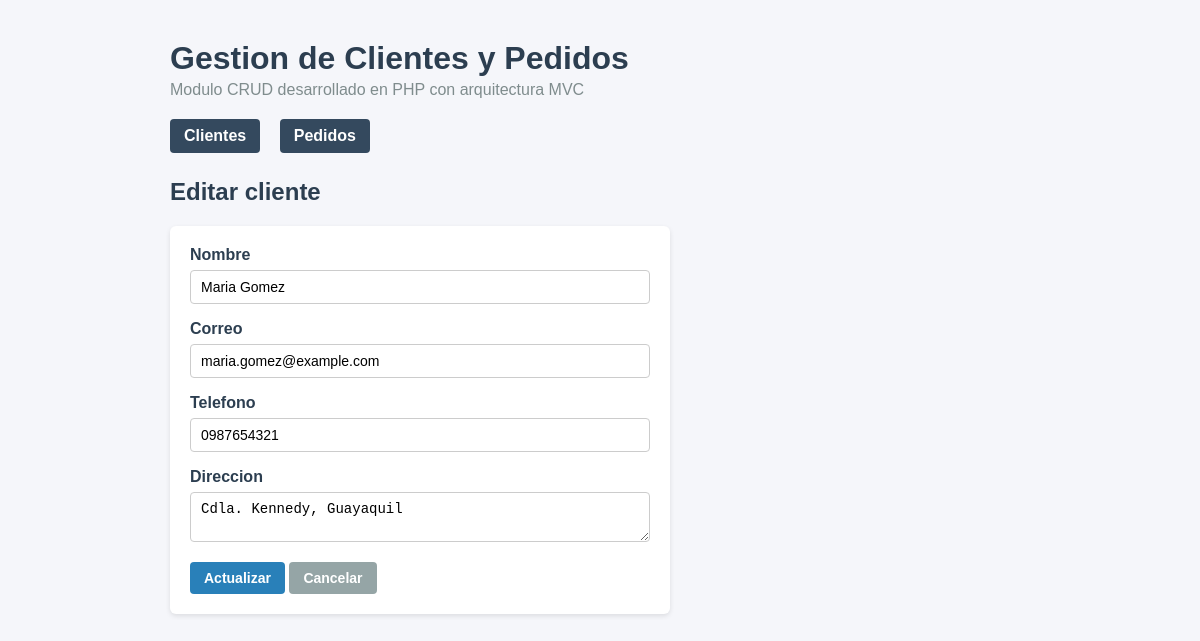
Screenshot of /index.php?controlador=cliente&accion=editar&id=2 with the database file from the repository.
### tables this page shows
CREATE TABLE IF NOT EXISTS clientes (
    id INT AUTO_INCREMENT PRIMARY KEY,
    nombre VARCHAR(100) NOT NULL,
    correo VARCHAR(150) NOT NULL UNIQUE,
    telefono VARCHAR(20) NOT NULL,
    direccion VARCHAR(200) NOT NULL,
    created_at TIMESTAMP DEFAULT CURRENT_TIMESTAMP
);

### app/controllers/ClienteController.php (called while the page is built, shortened)
<?php
require_once __DIR__ . '/../../config/conexion.php';
require_once __DIR__ . '/../models/Cliente.php';
class ClienteController
{
    private $modelo;
    public function __construct($pdo)
    {
        $this->modelo = new Cliente($pdo);
    }
    public function editar()
    {
        $id = (int) ($_GET['id'] ?? 0);
        $cliente = $this->modelo->obtenerPorId($id);
        $errores = [];
        $datos = $cliente;
        require __DIR__ . '/../views/clientes/editar.php';
    }
}

### public/index.php (called while the page is built, shortened)
<?php
require_once __DIR__ . '/../config/conexion.php';
require_once __DIR__ . '/../app/controllers/ClienteController.php';
require_once __DIR__ . '/../app/controllers/PedidoController.php';
$accion = $_GET['accion'] ?? 'listar';
$instancia = new $clase($pdo);
$metodo = $accion === 'listar' ? 'index' : $accion;
$instancia->$metodo();

### app/models/Cliente.php (called while the page is built, shortened)
<?php
class Cliente
{
    private $pdo;
    public function __construct($pdo)
    {
        $this->pdo = $pdo;
    }
    public function obtenerPorId($id)
    {
        $stmt = $this->pdo->prepare("SELECT * FROM clientes WHERE id = ?");
        $stmt->execute([$id]);
        $cliente = $stmt->fetch(PDO::FETCH_ASSOC);
        return $cliente ?: null;
    }
}

### app/views/clientes/editar.php (the view, shortened to what this page needs)
<?php require __DIR__ . '/../partials/cabecera.php'; ?>
<h2>Editar cliente</h2>
<form class="formulario" id="form-cliente" method="POST" action="index.php?controlador=cliente&accion=actualizar" novalidate>
    <div class="campo">
        <label for="nombre">Nombre</label>
        <input type="text" id="nombre" name="nombre" value="<?= htmlspecialchars($datos['nombre']) ?>"
               required minlength="2" maxlength="100" pattern="[A-Za-zÁÉÍÓÚáéíóúÑñ\s]+"
               class="<?= isset($errores['nombre']) ? 'campo-invalido' : '' ?>">
    </div>
    <div class="campo">
        <label for="correo">Correo</label>
        <input type="email" id="correo" name="correo" value="<?= htmlspecialchars($datos['correo']) ?>"
               required maxlength="150"
               class="<?= isset($errores['correo']) ? 'campo-invalido' : '' ?>">
    </div>
    <div class="campo">
        <label for="telefono">Telefono</label>
        <input type="text" id="telefono" name="telefono" value="<?= htmlspecialchars($datos['telefono']) ?>"
               required minlength="7" maxlength="20" pattern="[0-9+\-\s]+"
               class="<?= isset($errores['telefono']) ? 'campo-invalido' : '' ?>">
    </div>
    <div class="campo">
        <label for="direccion">Direccion</label>
        <textarea id="direccion" name="direccion" required maxlength="200"
                  class="<?= isset($errores['direccion']) ? 'campo-invalido' : '' ?>"><?= htmlspecialchars($datos['direccion']) ?></textarea>
    </div>
    <button type="submit" class="boton boton-primario">Actualizar</button>
    <a class="boton boton-secundario" href="index.php?controlador=cliente&accion=listar">Cancelar</a>
</form>
<?php require __DIR__ . '/../partials/pie.php'; ?>

### css/estilo.css (style rules this page uses)
* { box-sizing: border-box; }
body { font-family: Arial, Helvetica, sans-serif; max-width: 900px; margin: 40px auto; padding: 0 20px; background: #f5f6fa; color: #2c3e50; }
.boton { display: inline-block; padding: 8px 14px; border-radius: 4px; text-decoration: none; font-weight: bold; border: none; cursor: pointer; font-size: 14px; }
.boton-primario { background: #2980b9; color: #fff; }
.boton-secundario { background: #95a5a6; color: #fff; }
form.formulario { background: #fff; padding: 20px; border-radius: 6px; box-shadow: 0 2px 5px rgba(0, 0, 0, 0.1); max-width: 500px; }
.campo { margin-bottom: 16px; }
.campo label { display: block; margin-bottom: 6px; font-weight: bold; }
.campo input, .campo select, .campo textarea { width: 100%; padding: 8px 10px; border: 1px solid #ccc; border-radius: 4px; font-size: 14px; }

### rows the page displays
clientes: nombre "Maria Gomez", correo "maria.gomez@example.com", telefono "0987654321", direccion "Cdla. Kennedy, Guayaquil"
